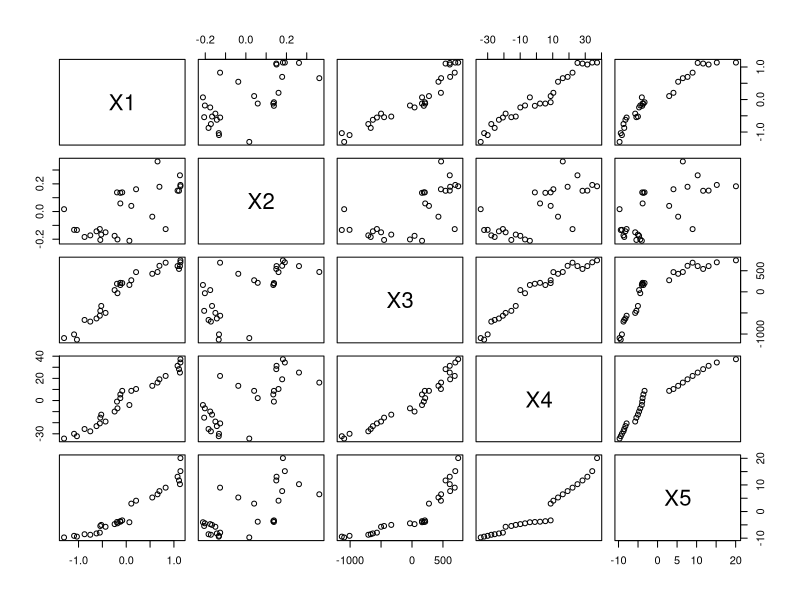
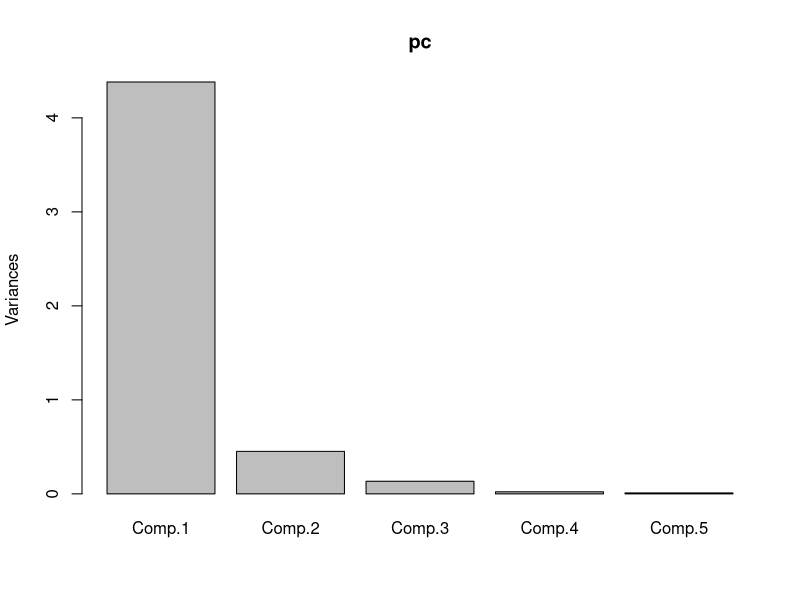
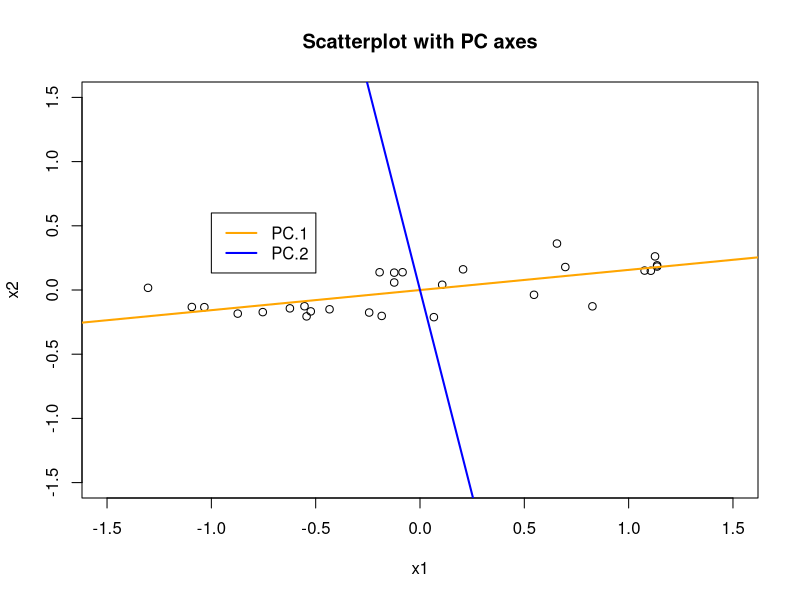
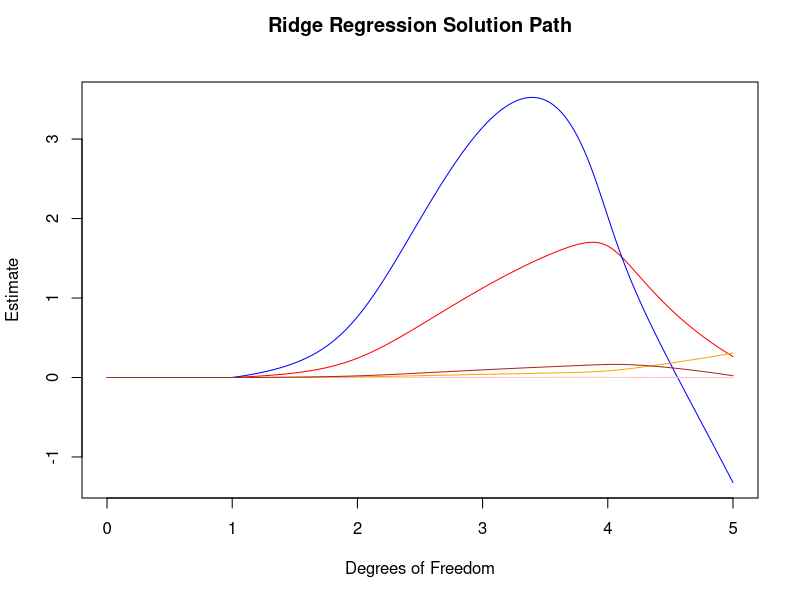

Here is the R script that generated these plots, in order:
############################################################
##Pakistan Economic Data Example
##Author: Justin Post - Fall 2014
##Data taken from G.R. Pasha and Muhammad Akbar Ali Shah (2004)
############################################################

#Read data into a matrix
data<-matrix(ncol=6,byrow=TRUE,c(
 20.30, 19.55, 0.2671, 3286, 68.924, 22.2, 
 20.08, 19.82, 0.1166, 3248, 71.033, 22.5 ,
 21.89, 19.76, 0.1178, 3373, 73.205, 22.8 ,
 22.73, 20.10, 0.0779, 3676, 75.444, 23.2 ,
 23.62, 19.98, 0.0663, 3715, 77.516, 23.4 ,
 24.15, 20.23, 0.1072, 3750, 80.130, 23.7 ,
 24.70, 20.30, 0.1237, 3815, 82.580, 24.0 ,
 25.27, 20.42, 0.1000, 3882, 84.254, 26.2 ,
 25.85, 20.31, 0.0448, 3931, 87.758, 26.5 ,
 26.40, 20.33, 0.0836, 4047, 90.480, 26.9 ,
 26.96, 20.61, 0.0746, 4423, 93.286, 27.2 ,
 27.93, 20.67, 0.0483, 4349, 96.180, 27.5 ,
 28.70, 20.92, 0.0387, 4544, 99.162, 27.9 ,
 28.99, 20.66, 0.3884, 4573, 102.230, 28.0 ,
 29.99, 20.73, 0.3087, 4595, 105.409, 28.1 ,
 30.82, 20.73, 0.3854, 4543, 108.678, 28.3 ,
 31.78, 20.77, 0.3886, 4589, 111.938, 28.6 ,
 31.78, 20.96, 0.2910, 4656, 111.938, 34.9 ,
 31.94, 21.06, 0.4112, 4849, 113.610, 36.0 ,
 32.45, 21.40, 0.2129, 4809, 116.470, 37.2 ,
 33.29, 21.51, 0.6121, 4852, 119.390, 38.4 ,
 33.60, 21.55, 0.4291, 4998, 122.361, 39.6 ,
 34.42, 21.68, 0.1231, 5072, 125.387, 40.9 ,
 36.84, 21.98, 0.5120, 4992, 128.421, 42.2 ,
 37.73, 21.96, 0.4001, 4924, 131.510, 43.6 ,
 38.59, 21.93, 0.4014, 4992, 134.511, 45.0 ,
 40.40, 21.99, 0.4423, 5081, 137.512, 47.1 ,
 41.20, 21.99, 0.4328, 5128, 140.473, 52.0 ),dimnames=list(c(),c("Y","X1","X2","X3","X4","X5")))


#check on data
head(data)

#Work with centered data for ease
#get 'design matrix'
X<-data[,2:6]-matrix(apply(X=data[,2:6],FUN=mean,MARGIN=2),ncol=5,nrow=dim(data)[1],byrow=TRUE)

#Check pairwise scatterplots
pairs(X)

#Find Correlation matrix of X's
cor(X)

########################################################
#Obtain principal components decomposition of correlation matrix
########################################################
pc<-princomp(x=X,cor=TRUE)

#see summary of pc decomp
summary(pc)
plot(pc)

#obtain first pc vector
loadings(pc)
round(loadings(pc)[,1],3)


################################################
#Visualization of eigenvectors for just x1 and x2
#Use covariance matrix here for plotting
pc2<-princomp(x=X[,1:2],cor=FALSE)
summary(pc2)

eigen1<-round(loadings(pc2)[,1],3)
eigen2<-round(loadings(pc2)[,2],3)

plot(X[,1],X[,2],xlim=c(-1.5,1.5),ylim=c(-1.5,1.5),main="Scatterplot with PC axes",xlab="x1",ylab="x2")
abline(0,eigen1[2]/eigen1[1], col="orange", lwd=2)    # first PCA axis, largest variance
abline(0,eigen2[2]/eigen2[1], col="blue", lwd=2)   # second PCA axis, smallest variance
legend(-1,0.6, c("PC.1","PC.2"), lty=c(1,1), col=c("orange","blue"), lwd=c(2,2))

	
################################################
#Get ridge regression fits and create a plot
#Load required library
library(MASS)

#Get grid of df values to use (each corresponds to a different lambda)
df<-seq(from=5,to=0,length=500)

#Function to find the lambda corresponding to a certain df (used with uniroot)
dffunction<-function(X,rrpar,df){
sum(diag(X%*%solve(t(X)%*%X+rrpar*diag(dim(X)[2]))%*%t(X)))-df
}

#Find lambda for each df using the uniroot function
lambda<-c(rep(0,length(df)-1))
for (j in 2:(length(df)-1)){
lambda[j]<-uniroot(dffunction,df=df[j],interval=c(0,10000000000000),X=data[,2:6])$root
}

#need an infinite lambda to get d=0, or lambda[length(d)]=Inf will treat as a special case

#Get Ridge Regression solutions, the last row of Ridge will be 0's (infinite lambda)
#Create `response vector' (centered to eliminate intercept
Y<-data[,1]-mean(data[,1])

Ridge<-rbind(coef(lm.ridge(Y~X-1,lambda=lambda)),c(rep(0,5)))
dimnames(Ridge)<-c()

#5 columns have the estimate beta coefficients
head(Ridge)

plot(df,Ridge[,1],type="l",ylim=c(min(Ridge),max(Ridge)),col="Red",xlab="Degrees of Freedom",ylab="Estimate")
title("Ridge Regression Solution Path", line = 2.5)
lines(df,Ridge[,2],col="Blue")
lines(df,Ridge[,3],col="Pink")
lines(df,Ridge[,4],col="Orange")
lines(df,Ridge[,5],col="Brown")










